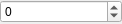
<?xml version="1.0" encoding="UTF-8"?>
<ui version="4.0">
 <class>Form</class>
 <widget class="QWidget" name="Form">
  <property name="geometry">
   <rect>
    <x>0</x>
    <y>0</y>
    <width>122</width>
    <height>24</height>
   </rect>
  </property>
  <property name="windowTitle">
   <string>Form</string>
  </property>
  <layout class="QGridLayout" name="gridLayout">
   <property name="leftMargin">
    <number>0</number>
   </property>
   <property name="topMargin">
    <number>0</number>
   </property>
   <property name="rightMargin">
    <number>0</number>
   </property>
   <property name="bottomMargin">
    <number>0</number>
   </property>
   <item row="0" column="0">
    <widget class="QSpinBox" name="inputBox">
     <property name="minimum">
      <number>-2147483647</number>
     </property>
     <property name="maximum">
      <number>2147483647</number>
     </property>
    </widget>
   </item>
  </layout>
 </widget>
 <resources/>
 <connections/>
</ui>
